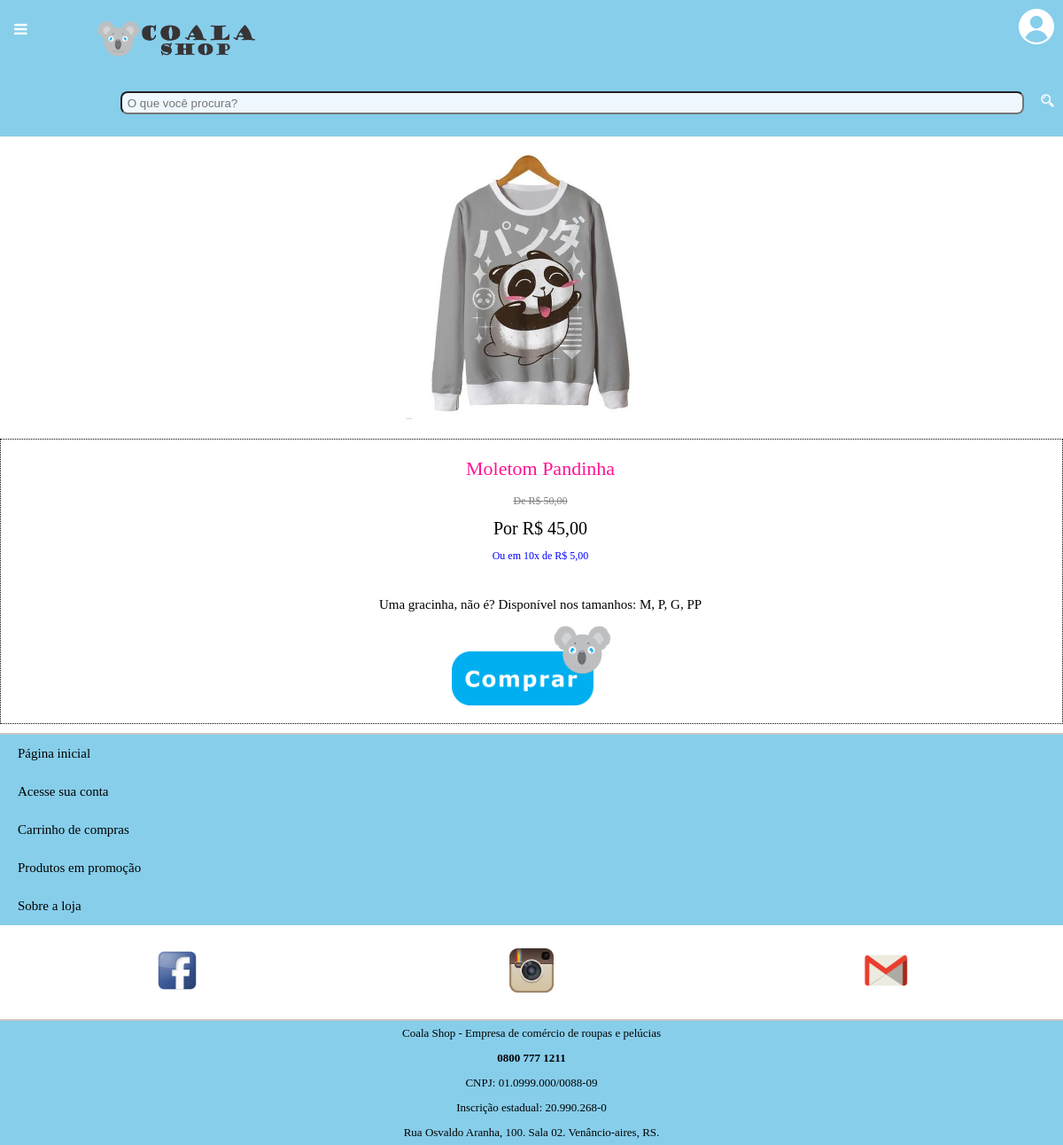
/produto-detalhe.php?id=2, run on the app's committed database.
### tables this page shows
CREATE TABLE produtos (
  id int(11) unsigned NOT NULL AUTO_INCREMENT,
  nome varchar(255) NOT NULL,
  valor decimal(6,2) unsigned NOT NULL,
  quantidade smallint(3) unsigned NOT NULL DEFAULT 0,
  descricao varchar(255),
  PRIMARY KEY (id)
);

### produto-detalhe.php (the view, shortened to what this page needs)
<?php
    if (isset($_GET['id']) && $_GET['id'] != ""){
        include "includes/conexao.php";
        $id=$_GET['id'];
        $sql="SELECT * FROM produtos WHERE id= $id";
        $resultado=mysqli_query($conexao, $sql);
        $produto=mysqli_fetch_array($resultado);
        $preco1 = $produto['valor'];
        $preco2 = number_format($preco1,2,",",".");
        $precodesconto = $preco1*0.9;
        $precodesconto = number_format($precodesconto,2,",",".");
        $precoparcelado = $preco1/10;
        $precoparcelado = number_format($precoparcelado,2,",",".");
    }
?>
<!DOCTYPE html>
<html>
<head>
    <link rel="stylesheet" href="estilo.css" />
</head>
<body>
    <div class="flex-container">
        <?php
            include "includes/cabecalho.php";
        ?>
        <div class="flex-corpo center">
            <div class="center">
                <img src="produtos/<?php echo $produto['id'] ?>.jpg" width="300px" />
            </div>
            <br>
            <div class="center borda">
                <p class="nome-produto">
                    <?php echo $produto['nome'] ?>
                </p>
                <p class="preco-real">
                    De R$
                    <?php echo $preco2?>
                </p>
                <p class="preco-comdesconto">
                    Por R$
                    <?php echo $precodesconto?>
                </p>
                <p class="preco-parcelado">
                    Ou em 10x de R$
                    <?php echo $precoparcelado ?>
                </p>
                <br>
                <p class="descricao-produto">
                    <?php echo $produto['descricao'] ?>
                </p>
                <?php
                    if(isset($_SESSION['loginCliente']) && $_SESSION['loginCliente']){
                ?>
                        <p class="comprar">
                            <a href="comprar.php?idProduto=<?php echo $produto['id']; ?>" class="botao-comprar"> <img src="img/comprar1.png" onMouseOver="src='img/comprar2.png'" onMouseOut="src='img/comprar1.png'" height="90px"> </a>
                        </p>
                <?php } else {
                ?>
                        <p class="comprar">
                            <a href="login.php?idProduto=<?php echo $produto['id']; ?>"> <img src="img/comprar1.png" onMouseOver="src='img/comprar2.png'" onMouseOut="src='img/comprar1.png'" height="90px"> </a>
                        </p>
                <?php }
                ?>
            </div>
        </div>
        <?php
            include "includes/rodape.php";
        ?>
    </div>
</body>
</html>

### estilo.css (style rules this page uses)
body { font-family: "Verdana", sans-serif; margin: 0px; }
a { text-decoration: none; }
p { font-family: "Verdana"; }
.flex-container { display: flex; flex-wrap: wrap; flex-direction: column; }
.flex-corpo { display: flex; flex-direction: column; }
.nome-produto { font-family: "Verdana"; font-size: 22px; line-height: 1; color: rgb(255, 20, 146); padding-left: 20px; }
.descricao-produto { font-family: "Verdana"; font-size: 15px; line-height: 1; color: rgb(0, 0, 0); padding-left: 20px; }
.preco-real { font-family: "Verdana"; font-size: 12px; line-height: 0.5; color: grey; text-decoration: line-through; padding-left: 20px; }
.preco-comdesconto { font-size: 20px; line-height: 0.8; color: black; padding-left: 20px; }
.preco-parcelado { font-size: 12px; line-height: 0.5; color: blue; padding-left: 20px; }
.center { text-align: center; }
.borda { border: dotted; border-width: 1px; }

### data on the page
produtos: nome "Moletom Pandinha", valor "50,00", valor "45,00", valor "5,00", descricao "Uma gracinha, não é? Disponível nos tamanhos: M, P, G, PP"
